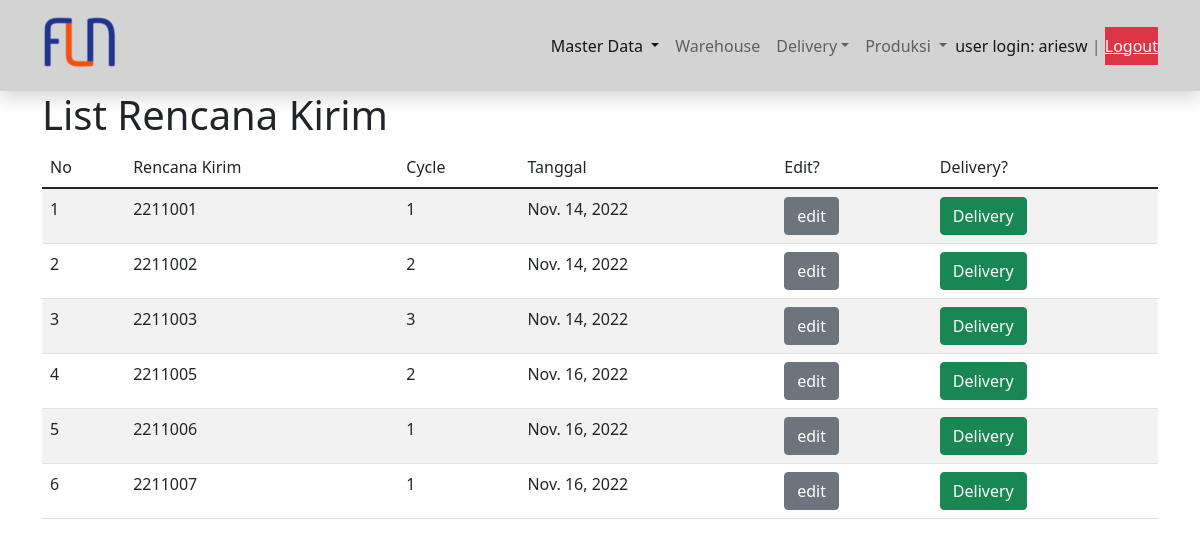
Page /delivery/ (signed in) on the committed database.
### scanner/models.py (models this page shows, shortened)
class RencanaKirim(models.Model):
    nomor_sj = models.CharField(max_length=7, unique=True)
    tanggal = models.DateField()
    jam = models.TimeField(null=True, blank=True)
    cycle = models.IntegerField(validators=[MaxValueValidator(20),MinValueValidator(1)])
    class Status(models.TextChoices):
        OPEN = 'Open',_('Open')
        SCANNED = 'Scanned',_('Scanned')
    status = models.CharField(max_length=7, choices=Status.choices, default=Status.OPEN)

### scanner/views.py (the view)
# urls.py: path('delivery/', views.RencanaKirimView.as_view(), name='delivery'),
class RencanaKirimView(LoginRequiredMixin, ListView):
    model = RencanaKirim
    template_name = 'rencanakirim_listview.html'
    queryset = RencanaKirim.objects.filter(status='Open')

### templates/rencanakirim_listview.html (shortened to what this page needs)
{% extends 'base.html' %}
{% load static %}
{% block content %}
<div class="container">
    <h1>List Rencana Kirim</h1>
    <div>
        <table class="table table-striped table-hover">
            <thead>
                <tr>
                    <td>No</td>
                    <td>Rencana Kirim</td>
                    <td>Cycle</td>
                    <td>Tanggal</td>
                    <td>Edit?</td>
                    <td>Delivery?</td>
                </tr>
            </thead>
            <tbody>
                {% for rk in object_list %}
                    <tr>
                        <td>{{ forloop.counter }}</td>
                        <td>{{ rk.nomor_sj }}</td>
                        <td>{{ rk.cycle }}</td>
                        <td>{{ rk.tanggal }}</td>
                        <td><a type="button" href="{% url 'update_rencana_kirim' %}{{ rk.id }}" class="btn btn-secondary">edit</a></td>
                        <td><a type="button" href="{% url 'delivery' %}{{ rk.id }}" class="btn btn-success">Delivery</a> </td>
                    </tr>
                {% endfor %}
            </tbody>
        </table>
    </div>
</div>
{% endblock content %}

### templates/base.html (shortened to what this page needs)
{% load static %}
<!doctype html>
<html lang="en">
  <head>
    <link href="https://cdn.jsdelivr.net/npm/bootstrap@5.1.3/dist/css/bootstrap.min.css" rel="stylesheet">
    <link rel="stylesheet" href="https://code.jquery.com/ui/1.13.2/themes/base/jquery-ui.css">
    <link rel="stylesheet" type="text/css" href="https://cdn.datatables.net/1.12.1/css/jquery.dataTables.min.css">
    <link rel="stylesheet" href="https://cdn.jsdelivr.net/npm/select2@4.1.0-rc.0/dist/css/select2.min.css" />
    <link rel="stylesheet" href="https://cdn.jsdelivr.net/npm/select2-bootstrap-5-theme@1.3.0/dist/select2-bootstrap-5-theme.min.css" />
  </head>
  <body>
    <nav class="navbar navbar-expand-lg navbar-light navbar-fixed-top shadow" style="background-color: #D3D3D3;" >
      <div class="container">
        <img src="{% static '/images/fln_logo.png' %}" href="#"></img>
        <div class="navbar-nav ms-auto" id="navbarNavDropdown">
          <ul class="navbar-nav">
            <li class="nav-item dropdown">
              <a class="nav-link active dropdown-toggle" href="#" id="navbarDropdownMenuLink" role="button" data-bs-toggle="dropdown" aria-expanded="false">
                Master Data
              </a>
            </li>
            <li class="nav-item">
              <a class="nav-link" href="#">Warehouse</a>
            </li>
            <li class="nav-item dropdown">
              <a class="nav-link dropdown-toggle" id="navbarDropdownMenuLink" role="button" href="#" data-bs-toggle="dropdown" aria-expanded="false">Delivery</a>
            </li>
            <li class="nav-item dropdown">
              <a class="nav-link dropdown-toggle" href="#" id="navbarDropdownMenuLink" role="button" data-bs-toggle="dropdown" aria-expanded="false">
                Produksi
              </a>
            </li>
          </ul>
          <span class="navbar-text">
            <a class="navbar-text" style="text-decoration:none;" href="#">user login: {{ user.username }}</a> |
            <a class="navbar-text bg-danger text-light"  href="{% url 'logout' %}">Logout</a>
          </span>
        </div>
      </div>
    </nav>
    {% block content %}
    {% endblock content %}
    <link rel="stylesheet" href="https://cdnjs.cloudflare.com/ajax/libs/font-awesome/6.2.0/css/all.min.css" />
  </body>
</html>

### rows in the picture
RencanaKirim: nomor_sj "2211001", cycle "1", tanggal "Nov. 14, 2022"
RencanaKirim: nomor_sj "2211002", cycle "2", tanggal "Nov. 14, 2022"
RencanaKirim: nomor_sj "2211003", cycle "3", tanggal "Nov. 14, 2022"
RencanaKirim: nomor_sj "2211005", cycle "2", tanggal "Nov. 16, 2022"
RencanaKirim: nomor_sj "2211006", cycle "1", tanggal "Nov. 16, 2022"
RencanaKirim: nomor_sj "2211007", cycle "1", tanggal "Nov. 16, 2022"

### other values in the picture
{{ user.username }} "ariesw"
